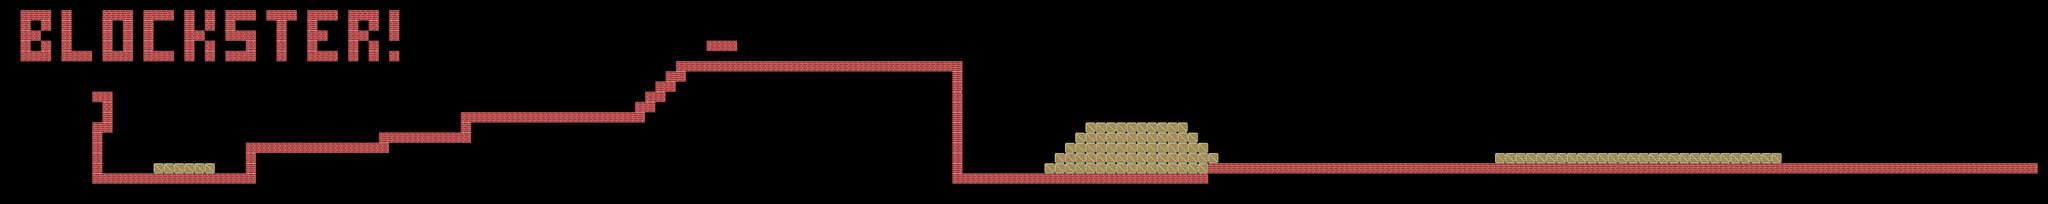

Tiled map render using the project's own tile images. Description and the map definition, with tile-layer contents summarised, below:
An orthogonal 200x20 tile map with 48x48 px tiles, 1 tile layer (Tile Layer 1).

<map version="1.0" orientation="orthogonal" width="200" height="20" tilewidth="48" tileheight="48">
 <properties>
  <property name="nbrOfPlayers" value="2" />
  <property name="playerStart1" value="11:16" />
  <property name="playerStart2" value="11:2" />
 </properties>
 <tileset firstgid="1" name="Blockster" tilewidth="48" tileheight="48">
  <image source="Blockset.png" width="96" height="48" />
  <tile id="0">
   <properties>
    <property name="Solid" value="" />
   </properties>
  </tile>
  <tile id="1">
   <properties>
    <property name="Liftable" value="" />
    <property name="Movable" value="" />
    <property name="Solid" value="" />
    <property name="Weight" value="" />
   </properties>
  </tile>
 </tileset>
 <layer name="Tile Layer 1" width="200" height="20">
  <data>[4000 cells, 420 non-empty, 2 distinct tile ids]</data>
 </layer>
</map>
